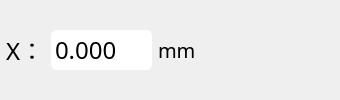
                       <widget class="QWidget" name="widget_16" native="true">
                        <property name="styleSheet">
                         <string notr="true">font: &quot;Times New Roman&quot; 24px;
</string>
                        </property>
                        <layout class="QHBoxLayout" name="horizontalLayout_13">
                         <property name="leftMargin">
                          <number>6</number>
                         </property>
                         <property name="topMargin">
                          <number>6</number>
                         </property>
                         <property name="rightMargin">
                          <number>6</number>
                         </property>
                         <property name="bottomMargin">
                          <number>6</number>
                         </property>
                         <item>
                          <widget class="QLabel" name="label_4">
                           <property name="styleSheet">
                            <string notr="true">font:bold  &quot;Times New Roman&quot;;    
font-family:Microsoft Yahei;
font-size:24px; 
border-width:0px;</string>
                           </property>
                           <property name="text">
                            <string>X：</string>
                           </property>
                          </widget>
                         </item>
                         <item>
                          <widget class="QDoubleSpinBox" name="doubleSpinBox_Position_X">
                           <property name="font">
                            <font>
                             <family>24px</family>
                             <pointsize>-1</pointsize>
                             <weight>50</weight>
                             <italic>false</italic>
                             <bold>false</bold>
                            </font>
                           </property>
                           <property name="contextMenuPolicy">
                            <enum>Qt::DefaultContextMenu</enum>
                           </property>
                           <property name="acceptDrops">
                            <bool>false</bool>
                           </property>
                           <property name="autoFillBackground">
                            <bool>false</bool>
                           </property>
                           <property name="styleSheet">
                            <string notr="true">font:  &quot;Times New Roman&quot;;
font-size:24px;  
border-radius:6px;
border-width:2px;
border-style:solid;
border-color:white;

</string>
                           </property>
                           <property name="frame">
                            <bool>true</bool>
                           </property>
                           <property name="buttonSymbols">
                            <enum>QAbstractSpinBox::NoButtons</enum>
                           </property>
                           <property name="decimals">
                            <number>3</number>
                           </property>
                           <property name="maximum">
                            <double>999.990000000000009</double>
                           </property>
                           <property name="singleStep">
                            <double>0.001000000000000</double>
                           </property>
                           <property name="stepType">
                            <enum>QAbstractSpinBox::DefaultStepType</enum>
                           </property>
                          </widget>
                         </item>
                         <item>
                          <widget class="QLabel" name="label_10">
                           <property name="styleSheet">
                            <string notr="true">border:none;
font:bold  &quot;Times New Roman&quot;;    
font-family:Microsoft Yahei;
font-size:20px; 
border-width:0px;
</string>
                           </property>
                           <property name="text">
                            <string>mm</string>
                           </property>
                          </widget>
                         </item>
                         <item>
                          <widget class="QPushButton" name="Minius_X">
                           <property name="styleSheet">
                            <string notr="true">QPushButton
{
    font-family:Microsoft Yahei;
    color:white;
    background-color:rgb(14 , 150 , 254);
    border-radius:5px;
	border-radius:3px;
	border-width:2px;
	border-style:solid;
	border-color:rgb(179, 179, 255);
}

QPushButton:hover
{
    background-color:rgb(44 , 137 , 255);
}

QPushButton:pressed
{
    background-color:rgb(14 , 135 , 228);
    padding-left:3px;
    padding-top:3px;
}
QPushButton:disabled
{
    background-color:grey;
}
border:none;</string>
                           </property>
                           <property name="text">
                            <string/>
                           </property>
                           <property name="icon">
                            <iconset resource="resources/resources.qrc">
                             <normaloff>:/icons/icons/minius.svg</normaloff>:/icons/icons/minius.svg</iconset>
                           </property>
                           <property name="iconSize">
                            <size>
                             <width>40</width>
                             <height>40</height>
                            </size>
                           </property>
                           <property name="flat">
                            <bool>true</bool>
                           </property>
                          </widget>
                         </item>
                         <item>
                          <widget class="QPushButton" name="Plus_X">
                           <property name="styleSheet">
                            <string notr="true">QPushButton
{
    font-family:Microsoft Yahei;
    color:white;
    background-color:rgb(14 , 150 , 254);
    border-radius:5px;
	border-radius:3px;
	border-width:2px;
	border-style:solid;
	border-color:rgb(179, 179, 255);
}

QPushButton:hover
{
    background-color:rgb(44 , 137 , 255);
}

QPushButton:pressed
{
    background-color:rgb(14 , 135 , 228);
    padding-left:3px;
    padding-top:3px;
}
QPushButton:disabled
{
    background-color:grey;
}
border:none;</string>
                           </property>
                           <property name="text">
                            <string/>
                           </property>
                           <property name="icon">
                            <iconset resource="resources/resources.qrc">
                             <normaloff>:/icons/icons/plus.svg</normaloff>:/icons/icons/plus.svg</iconset>
                           </property>
                           <property name="iconSize">
                            <size>
                             <width>40</width>
                             <height>40</height>
                            </size>
                           </property>
                           <property name="flat">
                            <bool>true</bool>
                           </property>
                          </widget>
                         </item>
                         <item>
                          <widget class="QPushButton" name="Zero_X">
                           <property name="styleSheet">
                            <string notr="true">QPushButton
{
    font-family:Microsoft Yahei;
    color:white;
    background-color:rgb(14 , 150 , 254);
    border-radius:5px;
	border-radius:3px;
	border-width:2px;
	border-style:solid;
	border-color:rgb(179, 179, 255);
}

QPushButton:hover
{
    background-color:rgb(44 , 137 , 255);
}

QPushButton:pressed
{
    background-color:rgb(14 , 135 , 228);
    padding-left:3px;
    padding-top:3px;
}
QPushButton:disabled
{
    background-color:grey;
}
border:none;</string>
                           </property>
                           <property name="text">
                            <string/>
                           </property>
                           <property name="icon">
                            <iconset resource="resources/resources.qrc">
                             <normaloff>:/icons/icons/zero.svg</normaloff>:/icons/icons/zero.svg</iconset>
                           </property>
                           <property name="iconSize">
                            <size>
                             <width>40</width>
                             <height>40</height>
                            </size>
                           </property>
                           <property name="flat">
                            <bool>true</bool>
                           </property>
                          </widget>
                         </item>
                        </layout>
                       </widget>
